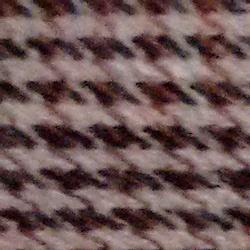
#> input picture BD/textura_01/c264-1_1.jpg, 250 x 250 px; its folder holds only this picture in this run
$ jupyter execute --allow-errors tarea4.ipynb   (older library calls are emulated)
#> lines starting #> are read from the running program, lines starting #| are printed output that depends on the picture
## Integrantes:
- Paola Flores
- Mario Rivera

[cell 1]
# """
# CORRER SOLO UNA VEZ, ES PARA DESCOMPRIMIR EL ARCHIVO BD.ZIP
# """

# import zipfile
# import os

# # Directorio donde se extraerán los archivos
# current_directory = os.getcwd()
# # Ruta del archivo .zip
# zip_path = os.path.join(current_directory, 'BD.zip')

# # Descomprimir en el directorio actual
# with zipfile.ZipFile(zip_path, 'r') as zip_ref:
#     zip_ref.extractall(current_directory)

# print(f'Archivos extraídos en: {current_directory}')

## Pre-procesamiento

[cell 2]
import cv2
from skimage.feature import graycomatrix, graycoprops
import numpy as np
import pandas as pd
import os
import matplotlib.pyplot as plt
import warnings
warnings.filterwarnings("ignore")

np.random.seed(42)

directorio_texturas = 'BD'
print(f'Directorio de texturas: {directorio_texturas}')

resultados = []


for folder in sorted(os.listdir(directorio_texturas)):

    folder_path = os.path.join(directorio_texturas, folder)

    if os.path.isdir(directorio_texturas):
        for image_name in os.listdir(folder_path):

            image_path = os.path.join(folder_path, image_name)
            print(f"Procesando imagen: {image_name} del folder: {folder}")
            image = cv2.imread(f'{image_path}')
#> image is the input picture: shape (250, 250, 3); mean B, G, R 85, 85.7, 109

            features = ['contrast', 'energy', 'ASM', 'homogeneity', 'correlation', 'dissimilarity']
            ft_map = {
                "contrast": "Contraste",
                "energy": "Energía",
                "ASM": "ASM",
                "homogeneity": "Homogeneidad",
                "correlation": "Correlación",
                "dissimilarity": "Disimilaridad"
            }

            # Diccionario para almacenar resultados en formato de columnas
            resultados_fila = {'Carpeta': folder, 'Imagen': image_name}

            # Para los descriptores de los canales RGB
            canales = cv2.split(image)  # Separar los canales RGB
            nombres_canales = ['R', 'G', 'B']
            for canal, nombre_canal in zip(canales, nombres_canales):
                glcm = graycomatrix(canal,
                                    distances=[1],
                                    angles=[0],
                                    levels=256,
                                    symmetric=False,
                                    normed=False)

                # Guardar los valores de cada descriptor como columnas separadas
                for ft in features:
                    if ft in ft_map:
                        ft_values = float(graycoprops(glcm, ft))
                        # Crear columnas como 'Contraste R', 'Energía R', etc.
                        resultados_fila[f'{ft_map[ft]} {nombre_canal}'] = ft_values
#> this loop made 3 passes
#> nombre_canal on passes 1 to 3: 'R', 'G', 'B'
#> after the loop, resultados_fila = 20 items

            # Para los descriptores de la imagen en escala de grises
            image_gray = cv2.cvtColor(image, cv2.COLOR_BGR2GRAY)
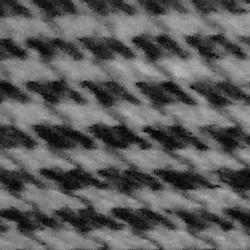
#> image_gray: shape (250, 250); min 2, max 186, mean 92.6
            glcm = graycomatrix(image_gray,
                                distances=[1],
                                angles=[0],
                                levels=256,
                                symmetric=False,
                                normed=False)

            # Guardar los valores de descriptores de la imagen en escala de grises
            for ft in features:
                if ft in ft_map:
                    ft_values = float(graycoprops(glcm, ft))
                    # Crear columnas como 'Contraste Gray', 'Energía Gray', etc.
                    resultados_fila[f'{ft_map[ft]} Gray'] = ft_values
#> this loop made 6 passes
#> ft_values on passes 1 to 6: 72.72, 0.0183, 0.000335, 0.172, 0.98, 6.23
#> after the loop, resultados_fila = 26 items

            # Añadir la fila con todos los descriptores para esta imagen
            resultados.append(resultados_fila)
#> pass 2 of the loop `for folder in sorted(os.listdir(directorio_texturas)):`:
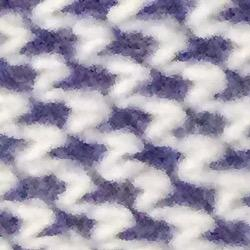
#> input picture BD/textura_02/a649-3_1.jpg, 250 x 250 px
#> image is the input picture: shape (250, 250, 3); mean B, G, R 179.7, 164, 169.4
#> the loop `for canal, nombre_canal in zip(canales, nombres_canales):` made 3 passes
#> after the loop `for canal, nombre_canal in zip(canales, nombres_canales):`: resultados_fila = 20 items
#> `image_gray = cv2.cvtColor(image, cv2.COLOR_BGR2GRAY)`:
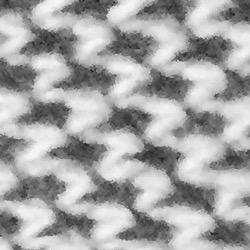
#> image_gray: shape (250, 250); min 20, max 251, mean 167.4
#> the loop `for ft in features:` made 6 passes
#> ft_values on passes 1 to 6: 100.6, 0.0203, 0.00041, 0.203, 0.983, 6.63
#> after the loop `for ft in features:`: resultados_fila = 26 items

[cell 3]
df_resultados = pd.DataFrame(resultados)
#> df_resultados = table of 2 rows and 26 columns

df_resultados = df_resultados.sort_values(by=['Carpeta', 'Imagen'])
display(df_resultados)

[cell 4]
df_resultados.describe()
#> Out = table of 8 rows and 24 columns

[cell 5]

from sklearn.preprocessing import StandardScaler
columnas = ["Contraste R", "Energía R", "ASM R", "Homogeneidad R", "Correlación R", "Disimilaridad R",
            "Contraste G", "Energía G", "ASM G", "Homogeneidad G", "Correlación G", "Disimilaridad G",
            "Contraste B", "Energía B", "ASM B", "Homogeneidad B", "Correlación B", "Disimilaridad B",
            "Contraste Gray", "Energía Gray", "ASM Gray", "Homogeneidad Gray", "Correlación Gray", "Disimilaridad Gray"]

df_unscaled = df_resultados.copy()
#> df_unscaled = table of 2 rows and 26 columns
scaler = StandardScaler()
df_resultados[columnas] = scaler.fit_transform(df_resultados[columnas])

display(df_resultados)

## Selección de características
Usamos Plus L = 2 y Take Away R = 1

[cell 6]
from mlxtend.feature_selection import SequentialFeatureSelector as SFS
from sklearn.discriminant_analysis import LinearDiscriminantAnalysis as LDA
from sklearn.metrics import accuracy_score
from sklearn.model_selection import train_test_split
import numpy as np
import warnings
warnings.filterwarnings("ignore")

X = df_resultados[columnas]
#> X = table of 2 rows and 24 columns
y = df_resultados['Carpeta']

# Entrenamiento y prueba
X_train, X_test, y_train, y_test = train_test_split(X, y, test_size=0.2, random_state=42)
#> X_train = table of 1 rows and 24 columns; X_test = table of 1 rows and 24 columns

# LDA maximiza el índice de Fisher
lda = LDA()

best_k_features = None
best_accuracy = 0
best_selected_features = None

# Plus L = 2 y Take Away R = 1
L = 2
R = 1

current_k = L

iter_caract = []

# Ciclo de Plus L, Take Away R
#> (the rest of this cell did not finish here and is left out)

#> (a cell that did not finish here is left out)

#> (a cell that did not finish here is left out)

#> (a cell that did not finish here is left out)

## Naive Bayes

[cell 10]
from sklearn.model_selection import train_test_split, cross_val_score
from sklearn.metrics import f1_score
from sklearn.naive_bayes import GaussianNB
from sklearn.metrics import accuracy_score

# Separar las características (X) y la etiqueta (y)
# Asumimos que 'Carpeta' es la etiqueta, y 'Imagen' no es relevante para el modelo
#> (the rest of this cell did not finish here and is left out)

## Árbol de decisión

[cell 11]
from sklearn.tree import DecisionTreeClassifier
from sklearn.tree import plot_tree
import matplotlib.pyplot as plt

# Usando el dataframe 'df_red_dim' para entrenar el clasificador de árbol de decisión

# Separar las características (X) y la etiqueta (y)
# Asumimos que 'Carpeta' es la etiqueta, y 'Imagen' no es relevante para el modelo
#> (the rest of this cell did not finish here and is left out)

## KNN

[cell 12]
from sklearn.neighbors import KNeighborsClassifier
from sklearn.model_selection import train_test_split, cross_val_score
from sklearn.metrics import accuracy_score

# Usando el dataframe 'df_red_dim' para entrenar el clasificador KNN con K=5

# Separar las características (X) y la etiqueta (y)
# Asumimos que 'Carpeta' es la etiqueta, y 'Imagen' no es relevante para el modelo
#> (the rest of this cell did not finish here and is left out)

## También lo hicimos en pipelines, como dice en la rúbrica

[cell 13]
from sklearn.model_selection import train_test_split, cross_val_score, GridSearchCV
from sklearn.pipeline import Pipeline
from sklearn.naive_bayes import GaussianNB
from sklearn.tree import DecisionTreeClassifier
from sklearn.neighbors import KNeighborsClassifier
from sklearn.preprocessing import StandardScaler
from sklearn.metrics import accuracy_score, f1_score
import numpy as np
from numpy.linalg import inv


# Separar las características (X) y las etiquetas (y)
#> (the rest of this cell did not finish here and is left out)

## Rendimientos

[cell 14]
import matplotlib.pyplot as plt
import pandas as pd


# Convertir los puntajes a un DataFrame
df_puntajes = pd.DataFrame(resultados).T
#> df_puntajes = table of 26 rows and 2 columns

fig, ax = plt.subplots(figsize=(8, 5))

#> (the rest of this cell did not finish here and is left out)

Con estos resultados, nos damos cuenta de que para el conjunto de datos que tenemos, el mejor modelo a utilizar es KNN. Usamos distancia euclidiana, 5 vecinos y pesos uniformes.

#> (a cell that did not finish here is left out)

En el árbol de decisión, observamos que el rendimiento mejora al aumentar la profundidad, estabilizándose en 9. Sin embargo, una profundidad excesita puede causar sobreajuste, ya que el modelo empieza a aprender detalles específicos y ruido del conjunto de entrenamiento, lo cual afecta la generalización. Para evitar esto es útil emplear validación cruzada para identificar la profundidad óptima, maximizando el rendimiento. Con respecto al mínimo de muestras para dividir los nodos, el rendimiento mejora al aumentar hasta 9, donde se alcanza el óptimo. Finalmente, para el mínimo de muestras por hoja, encontramos que un valor muy bajo hace que el árbol sea demasiado complejo y esto implica en un sobreajuste, mientras que un valor muy alto simplifica demasiado el árbol, incrementando el sesgo. El valor óptimo se encontró en 2.

En KNN, al aumentar la cantidad de vecinos, el rendimiento empeora, probablemente debido a que algunos datos son similares y el modelo se confunde al aumentar K. Un valor más alto de K incrementa el sesgo y reduce la varianza, haciendo que el modelo sea menos sensible a patrones locales. La distancia Euclidiana parece ser más adecuada en este caso, debido a que la estructura de los datos tienen características con magnitudes homogéneas, lo que nos permite priorizar su uso frente a la distancia de Manhattan.

En el caso de Naive Bayes, no tenemos parámetros que analizar, ya que no variamos ninguno.

## Sin normalizar

[cell 16]
import pandas as pd
import matplotlib.pyplot as plt
from sklearn.model_selection import train_test_split, cross_val_score
from sklearn.naive_bayes import GaussianNB
from sklearn.tree import DecisionTreeClassifier
from sklearn.neighbors import KNeighborsClassifier
from sklearn.metrics import f1_score, accuracy_score

# Supongamos que df_unscaled ya está cargado en el entorno

# Selección de las características (X) y las etiquetas (y)
X = df_unscaled.drop(columns=['Carpeta', 'Imagen'])
y = df_unscaled['Carpeta']

# División de los datos en entrenamiento y prueba (70% entrenamiento, 30% prueba)
X_train, X_test, y_train, y_test = train_test_split(X, y, test_size=0.3, random_state=42)

resultados_nuevos = {}

## NAIVE BAYES (sin búsqueda de parámetros, usando el modelo por defecto)
nb_classifier = GaussianNB()

nb_classifier.fit(X_train, y_train)
y_pred = nb_classifier.predict(X_test)

# Calculamos las métricas
f1_nb_un = f1_score(y_test, y_pred, average='macro')
#> f1_nb_un = 0
accuracy_nb_un = accuracy_score(y_test, y_pred)
#> accuracy_nb_un = 0
resultados_nuevos['Naive Bayes'] = {'Test Accuracy': accuracy_nb_un, 'F1 Score': f1_nb_un}

## Árbol de Decisión (con los parametros encontrados)
dt_classifier = DecisionTreeClassifier(random_state=42,
                                       max_depth=9,
                                       min_samples_leaf=2,
                                       min_samples_split=9)
dt_classifier.fit(X_train, y_train)
y_pred = dt_classifier.predict(X_test)

f1_tree_un = f1_score(y_test, y_pred, average='macro')
#> f1_tree_un = 0
accuracy_tree_un = accuracy_score(y_test, y_pred)
#> accuracy_tree_un = 0
resultados_nuevos['Árbol de Decisión'] = {'Test Accuracy': accuracy_tree_un, 'F1 Score': f1_tree_un}

## KNN (con los parametros encontrados)
knn_classifier = KNeighborsClassifier(n_neighbors=5,
                                      metric='euclidean')

# Realizamos validación cruzada (cv = 5)
#> (the rest of this cell did not finish here and is left out)
